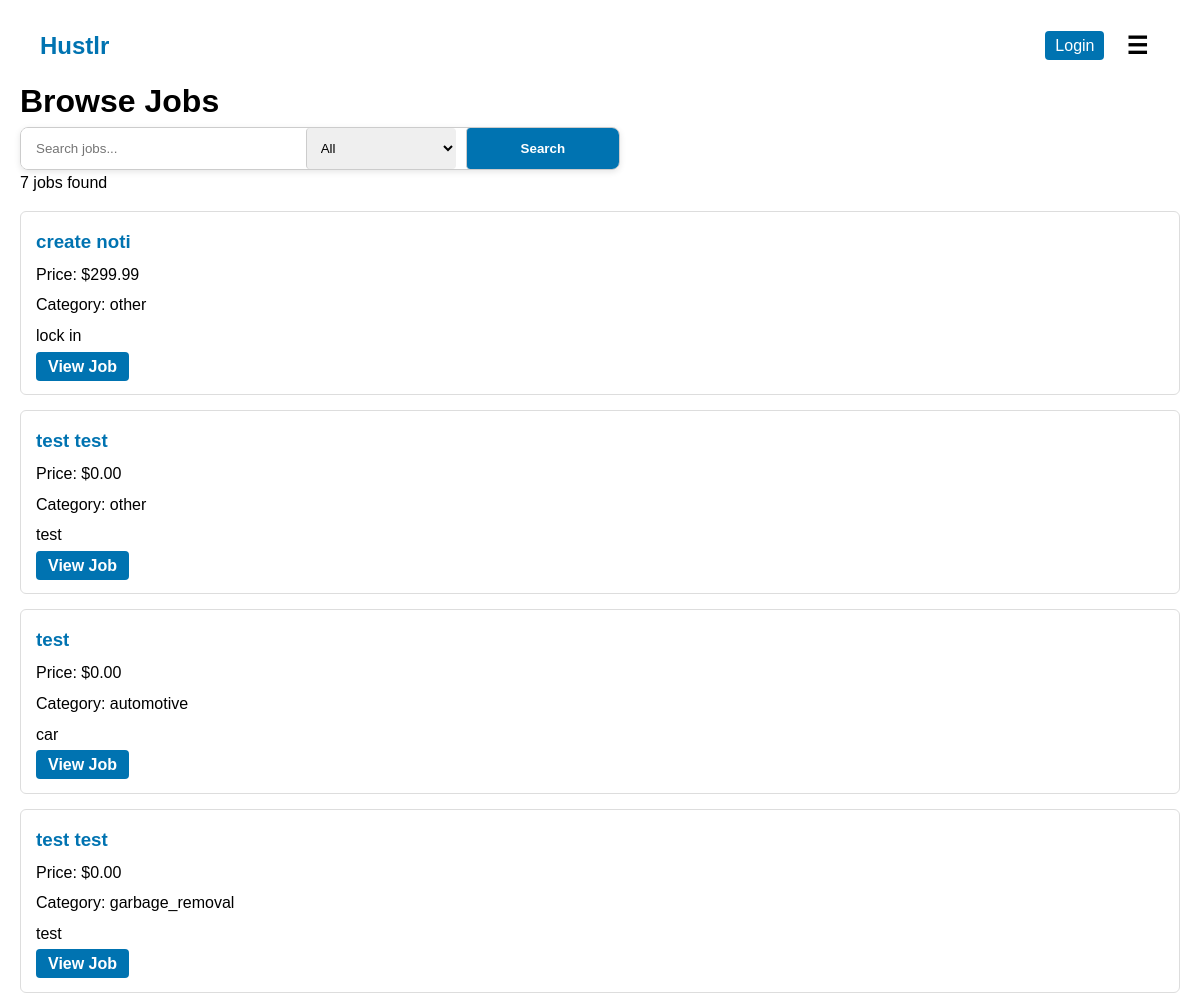
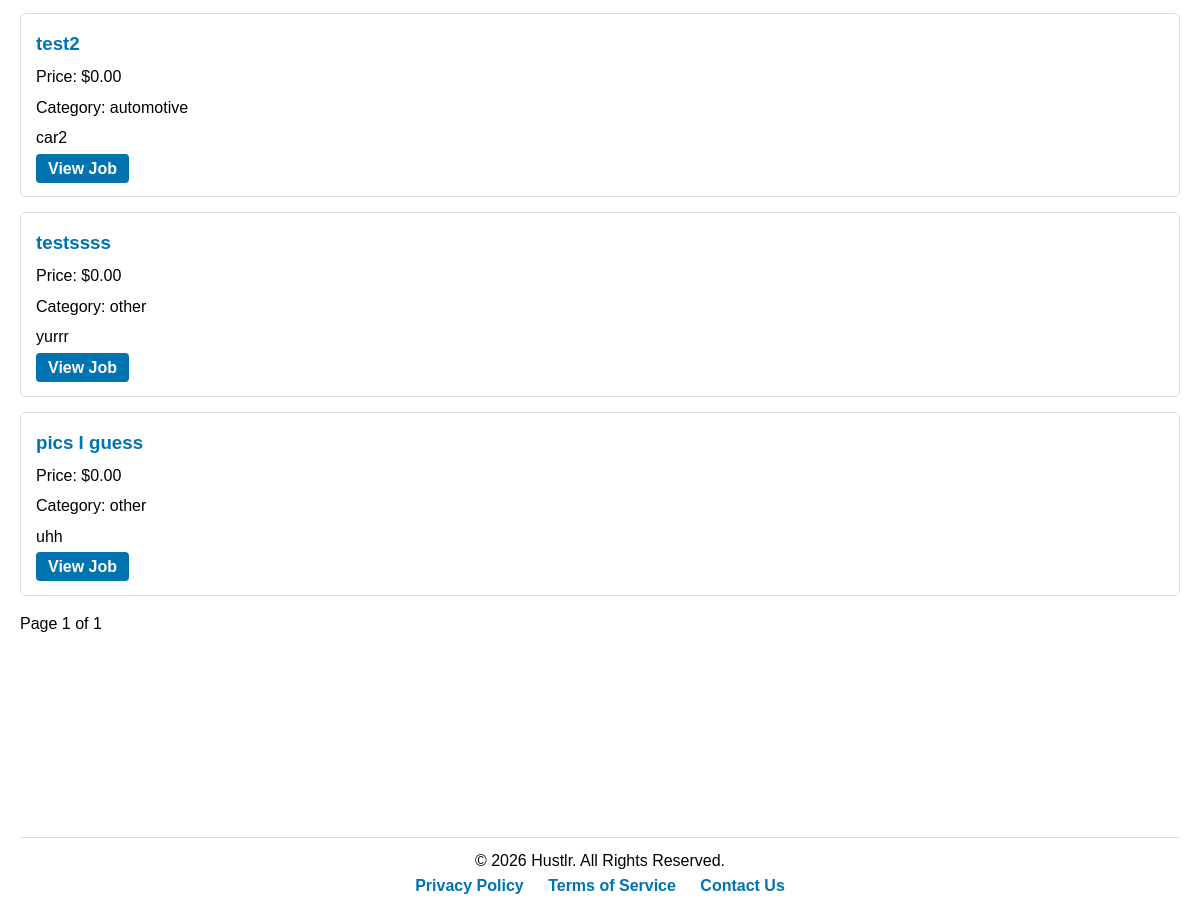
/job/page/, run on the app's committed database (2 pictures, top to bottom).
### users/models.py (models this page shows, shortened)
class JobListing(models.Model):
    job_status = [
        ('open', 'Open'),
        ('pending', 'Pending'),
        ('completed', 'Completed'),
        ('closed', 'Closed'),
    ]
    job_category = [
        ('landscaping','Landscaping'),
        ('cleaning','Cleaning'),
        ('garbage_removal','Garbage Removal'),
        ('automotive','Automotive'),
        ('handyman','Handyman'),
        ('other','Other'),
    ]
    category = models.CharField(max_length=50, choices=job_category, default='Other')
    profile = models.ForeignKey(Profile, on_delete=models.CASCADE)
    price = models.FloatField(blank=False, default=0.0)
    title = models.TextField(max_length=20)
    description = models.CharField(max_length=800, blank=False)
    date = models.DateTimeField(auto_now_add=True)
    status = models.CharField(max_length=10, choices=job_status, default='Open')
    due_date = models.TextField(max_length=20, blank=True, null=True)

### job_board/views.py (the view)
# urls.py: path('job/page/', views.job_page, name='job_page'),
def job_page(request):
    jobs = JobListing.objects.all()
    query = request.GET.get('q')
    category = request.GET.get('category')
    if query:
        jobs = jobs.filter(title__icontains=query)
    if category and category.strip():
        jobs = jobs.filter(category=category)
    paginator = Paginator(jobs, 10)  # 10 jobs per page
    page_number = request.GET.get('page')
    page_obj = paginator.get_page(page_number)
    return render(request, 'job_board/job_page.html', {
        'page_obj': page_obj,
        'job_count': jobs.count(),
    })

### users/context_processors.py (called while the page is built)
def unread_messages(request):
    if request.user.is_authenticated:
        conversations = Conversation.objects.filter(
            messages__is_read=False
        ).exclude(messages__sender=request.user).distinct()
        count = conversations.count()
    else:
        count = 0
    return {'unread_count': count}

### job_board/templates/job_board/job_page.html (shortened to what this page needs)
{% extends 'job_board/base.html' %}
{% load static %}
{% block extra_css %}
    <link rel="stylesheet" href="{% static 'css/jobs.css' %}">
    <link rel="stylesheet" href="{% static 'css/search_bar.css' %}">
{% endblock %}
{% block content%}
    <h1>Browse Jobs</h1>
    {% include 'job_board/partials/search_bar.html' %}
    <p>{{ job_count }} jobs found</p>
    {% for job in page_obj %}
        <div class="job-card">
            <h3>
                <a href="{% url 'job_details' job.id %}">{{ job.title }}</a>
            </h3>
            <p>Price: ${{ job.price|floatformat:2 }}</p>
            <p>Category: {{ job.category }}</p>
            <p>{{ job.description|truncatewords:15|default:"No description provided." }}</p>
            <a class="button" href="{% url 'job_details' job.id %}">View Job</a>
        </div>
    {% empty %}
        <p>No jobs found</p>
    {% endfor %}
    <div class="pagination">
        <span>Page {{ page_obj.number }} of {{ page_obj.paginator.num_pages }}</span>
    </div>
{% endblock %}

### static/css/styles.css (style rules this page uses)
* { margin: 0; padding: 0; box-sizing: border-box; font-family: Arial, sans-serif; }
html { scroll-behavior: smooth; scroll-padding-top: 7rem; }
body { background-color: #ffffff; color: #000000; line-height: 1.6; padding: 0 20px; padding-top: 1rem; position: relative; }
a { text-decoration: none; color: #0073b1; }
form button, body a.button { background-color: #0073b1; color: white; border: none; padding: 6px 12px; border-radius: 4px; cursor: pointer; font-weight: bold; text-decoration: none; transition: background 0.2s; }

### static/css/jobs.css (style rules this page uses)
div.job-card { border: 1px solid #ddd; padding: 15px; margin: 15px 0; border-radius: 6px; background-color: #ffffff; transition: box-shadow 0.2s; }
div.job-card h3 a { color: #0073b1; text-decoration: none; }
div.job-card p { margin: 5px 0; }

### data on the page
JobListing: title "create noti", price "299.99", category "other", description "lock in"
JobListing: title "test test", price "0.00", category "other", description "test"
JobListing: title "test", price "0.00", category "automotive", description "car"
JobListing: title "test test", price "0.00", category "garbage_removal", description "test"
JobListing: title "test2", price "0.00", category "automotive", description "car2"
JobListing: title "testssss", price "0.00", category "other", description "yurrr"
JobListing: title "pics I guess", price "0.00", category "other", description "uhh"

### other printed values
{{ job_count }} "7"
{{ page_obj.number }} "1"
{{ page_obj.paginator.num_pages }} "1"
